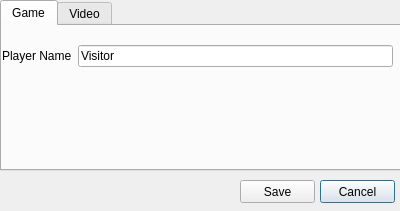
<?xml version="1.0" encoding="UTF-8"?>
<ui version="4.0">
 <class>OptionsDialog</class>
 <widget class="QDialog" name="OptionsDialog">
  <property name="windowModality">
   <enum>Qt::ApplicationModal</enum>
  </property>
  <property name="geometry">
   <rect>
    <x>0</x>
    <y>0</y>
    <width>400</width>
    <height>211</height>
   </rect>
  </property>
  <property name="windowTitle">
   <string>Options</string>
  </property>
  <property name="modal">
   <bool>true</bool>
  </property>
  <widget class="QTabWidget" name="tabWidget">
   <property name="geometry">
    <rect>
     <x>0</x>
     <y>0</y>
     <width>401</width>
     <height>171</height>
    </rect>
   </property>
   <property name="currentIndex">
    <number>0</number>
   </property>
   <widget class="QWidget" name="gameTab">
    <attribute name="title">
     <string>Game</string>
    </attribute>
    <widget class="QWidget" name="verticalLayoutWidget">
     <property name="geometry">
      <rect>
       <x>0</x>
       <y>10</y>
       <width>391</width>
       <height>41</height>
      </rect>
     </property>
     <layout class="QVBoxLayout" name="verticalLayout">
      <item>
       <layout class="QHBoxLayout" name="horizontalLayout">
        <item>
         <widget class="QLabel" name="labelPlayerName">
          <property name="text">
           <string>Player Name</string>
          </property>
         </widget>
        </item>
        <item>
         <widget class="QLineEdit" name="linePlayerName">
          <property name="text">
           <string>Visitor</string>
          </property>
         </widget>
        </item>
       </layout>
      </item>
     </layout>
    </widget>
   </widget>
   <widget class="QWidget" name="videoTab">
    <attribute name="title">
     <string>Video</string>
    </attribute>
    <widget class="QWidget" name="verticalLayoutWidget_2">
     <property name="geometry">
      <rect>
       <x>0</x>
       <y>10</y>
       <width>391</width>
       <height>131</height>
      </rect>
     </property>
     <layout class="QVBoxLayout" name="verticalLayout_2">
      <item>
       <layout class="QHBoxLayout" name="horizontalLayout_2">
        <item>
         <widget class="QLabel" name="labelResolution">
          <property name="text">
           <string>Resolution</string>
          </property>
         </widget>
        </item>
        <item>
         <widget class="QComboBox" name="comboBox">
          <property name="autoFillBackground">
           <bool>false</bool>
          </property>
          <property name="editable">
           <bool>true</bool>
          </property>
         </widget>
        </item>
       </layout>
      </item>
      <item>
       <layout class="QHBoxLayout" name="horizontalLayout_4">
        <item>
         <widget class="QCheckBox" name="checkBoxBloom">
          <property name="text">
           <string>Boom Effect</string>
          </property>
         </widget>
        </item>
       </layout>
      </item>
     </layout>
    </widget>
   </widget>
  </widget>
  <widget class="QPushButton" name="optCancelButton">
   <property name="geometry">
    <rect>
     <x>320</x>
     <y>180</y>
     <width>75</width>
     <height>23</height>
    </rect>
   </property>
   <property name="text">
    <string>Cancel</string>
   </property>
  </widget>
  <widget class="QPushButton" name="optSaveButton">
   <property name="geometry">
    <rect>
     <x>240</x>
     <y>180</y>
     <width>75</width>
     <height>23</height>
    </rect>
   </property>
   <property name="text">
    <string>Save</string>
   </property>
  </widget>
 </widget>
 <resources/>
 <connections/>
</ui>
